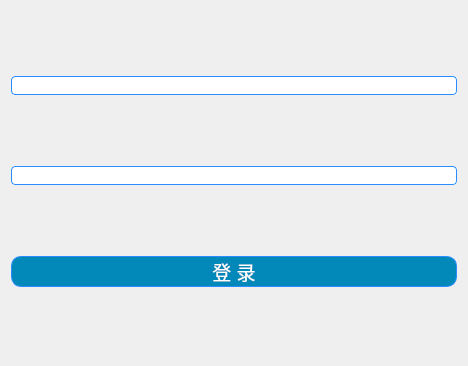
<?xml version="1.0" encoding="UTF-8"?>
<ui version="4.0">
 <class>LoginviewControls</class>
 <widget class="QWidget" name="LoginviewControls">
  <property name="geometry">
   <rect>
    <x>0</x>
    <y>0</y>
    <width>468</width>
    <height>366</height>
   </rect>
  </property>
  <property name="windowTitle">
   <string>Dialog</string>
  </property>
  <property name="styleSheet">
   <string notr="true">QDialog
{
     background-image: url(:/images/login.png);
}</string>
  </property>
  <layout class="QVBoxLayout" name="verticalLayout">
   <item>
    <widget class="QLineEdit" name="userNameLineEdit">
     <property name="styleSheet">
      <string notr="true">QLineEdit {
	border: 1px solid #298DFF; /* QPushButton边框的宽度、样式和颜色 */
	border-radius: 4px; /* 边框圆角 */
	font-family: &quot;Microsoft YaHei&quot;; /* 文本字体族 */
	font-size: 10pt; /* 文本字体大小 */
    qproperty-alignment: AlignHCenter;
}</string>
     </property>
    </widget>
   </item>
   <item>
    <widget class="QLineEdit" name="passwordLineEdit">
     <property name="styleSheet">
      <string notr="true">QLineEdit {
	border: 1px solid #298DFF; /* QPushButton边框的宽度、样式和颜色 */
	border-radius: 4px; /* 边框圆角 */
	font-family: &quot;Microsoft YaHei&quot;; /* 文本字体族 */
	font-size: 10pt; /* 文本字体大小 */
    qproperty-alignment: AlignHCenter;
}</string>
     </property>
    </widget>
   </item>
   <item>
    <widget class="QPushButton" name="loginBtn">
     <property name="styleSheet">
      <string notr="true">QPushButton {
	border: 1px solid #298DFF; /* QPushButton边框的宽度、样式和颜色 */
	border-radius: 10px; /* 边框圆角 */
	background-color: #F2F2F2; /* 背景颜色 */
	color: #ffffff; /* 文本颜色 */
	background-color: rgb(2, 137, 185);
	font-family: &quot;Microsoft YaHei&quot;; /* 文本字体族 */
	font-size: 14pt; /* 文本字体大小 */
   qproperty-alignment: AlignHCenter;
}</string>
     </property>
     <property name="text">
      <string>登 录</string>
     </property>
    </widget>
   </item>
  </layout>
 </widget>
 <resources/>
 <connections/>
</ui>
